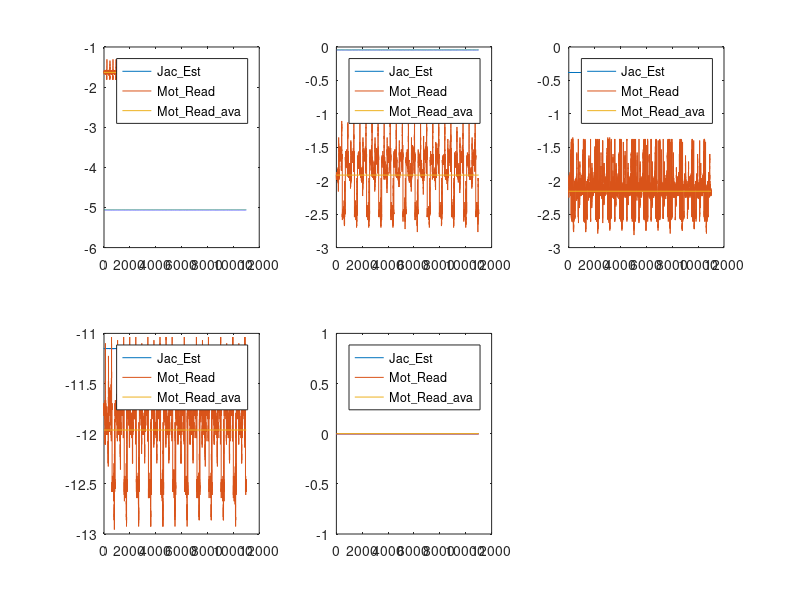
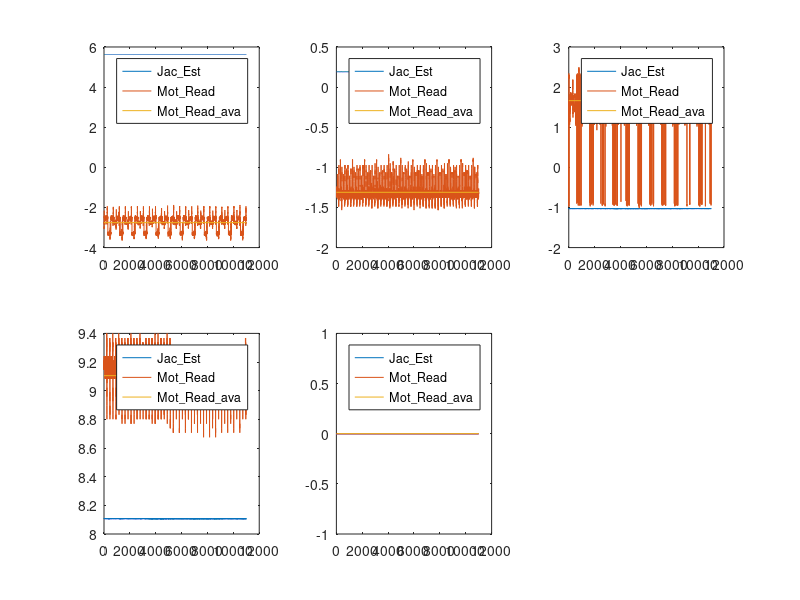

Reproduce these figures in MATLAB, in order.
clear variables;
close all;
data=load('Outputdata_right.txt');
tauL=data(:,1:5);
tauL_M=data(:,6:10);
tauR=data(:,11:15);
tauR_M=data(:,16:20);
figure('name','Left leg');
subplot(2,3,1)
plot(tauL(:,1));hold on;
plot(tauL_M(:,1));
plot([1,length(tauL_M(:,1))],[1,1]*mean(tauL_M(:,1)));
legend('Jac\_Est','Mot\_Read','Mot\_Read\_ava');
subplot(2,3,2)
plot(tauL(:,2));hold on;
plot(tauL_M(:,2));
plot([1,length(tauL_M(:,1))],[1,1]*mean(tauL_M(:,2)));
legend('Jac\_Est','Mot\_Read','Mot\_Read\_ava');
subplot(2,3,3)
plot(tauL(:,3));hold on;
plot(tauL_M(:,3));
plot([1,length(tauL_M(:,1))],[1,1]*mean(tauL_M(:,3)));
legend('Jac\_Est','Mot\_Read','Mot\_Read\_ava')
subplot(2,3,4)
plot(tauL(:,4));hold on;
plot(tauL_M(:,4));
plot([1,length(tauL_M(:,1))],[1,1]*mean(tauL_M(:,4)));
legend('Jac\_Est','Mot\_Read','Mot\_Read\_ava');
subplot(2,3,5)
plot(tauL(:,5));hold on;
plot(tauL_M(:,5));
plot([1,length(tauL_M(:,1))],[1,1]*mean(tauL_M(:,5)));
legend('Jac\_Est','Mot\_Read','Mot\_Read\_ava');

figure('name','Right leg');
subplot(2,3,1)
plot(tauR(:,1));hold on;
plot(tauR_M(:,1));
plot([1,length(tauL_M(:,1))],[1,1]*mean(tauR_M(:,1)));
legend('Jac\_Est','Mot\_Read','Mot\_Read\_ava');
subplot(2,3,2)
plot(tauR(:,2));hold on;
plot(tauR_M(:,2));
plot([1,length(tauL_M(:,1))],[1,1]*mean(tauR_M(:,2)));
legend('Jac\_Est','Mot\_Read','Mot\_Read\_ava');
subplot(2,3,3)
plot(tauR(:,3));hold on;
plot(tauR_M(:,3));
plot([1,length(tauL_M(:,1))],[1,1]*mean(tauR_M(:,3)));
legend('Jac\_Est','Mot\_Read','Mot\_Read\_ava');
subplot(2,3,4)
plot(tauR(:,4));hold on;
plot(tauR_M(:,4));
plot([1,length(tauL_M(:,1))],[1,1]*mean(tauR_M(:,4)));
legend('Jac\_Est','Mot\_Read','Mot\_Read\_ava');
subplot(2,3,5)
plot(tauR(:,5));hold on;
plot(tauR_M(:,5));
plot([1,length(tauL_M(:,1))],[1,1]*mean(tauR_M(:,5)));
legend('Jac\_Est','Mot\_Read','Mot\_Read\_ava');






